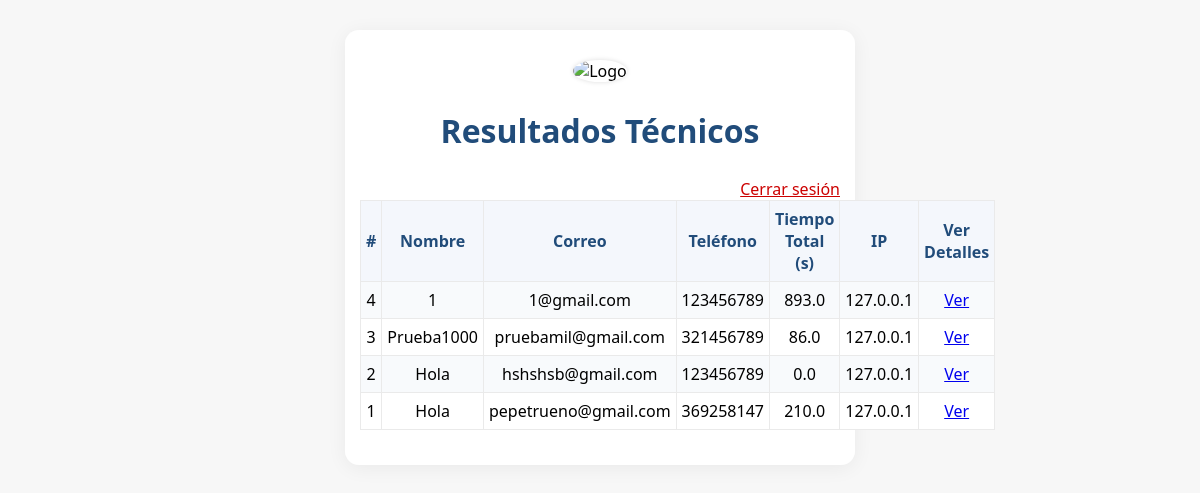
/admin (signed in), run on the app's committed database.
### tables this page shows
CREATE TABLE respuestas (
            id INTEGER PRIMARY KEY AUTOINCREMENT,
            nombre TEXT,
            correo TEXT,
            telefono TEXT,
            preguntas TEXT,
            respuestas TEXT,
            tiempos TEXT,
            tiempo_total REAL,
            ip TEXT
        );

### app.py (the view)
@app.route("/admin")
@admin_required
def admin_panel():
    conn = sqlite3.connect(DB_FILE)
    c = conn.cursor()
    c.execute("SELECT id, nombre, correo, telefono, tiempo_total, ip FROM respuestas ORDER BY id DESC")
    rows = c.fetchall()
    conn.close()
    return render_template("resultados.html", resultados=rows)

### app.py (called while the page is built)
def admin_required(f):
    from functools import wraps
    @wraps(f)
    def decorated(*args, **kwargs):
        if not session.get("admin_logged_in"):
            return redirect(url_for("admin_login"))
        return f(*args, **kwargs)
    return decorated

### templates/resultados.html (shortened to what this page needs)
<!DOCTYPE html>
<html lang="es">
<head>
    <link rel="stylesheet" href="{{ url_for('static', filename='style.css') }}">
</head>
<body>
    <div class="container">
        <div class="logo-box">
            <img src="{{ url_for('static', filename='logo.png') }}" alt="Logo">
        </div>
        <h2>Resultados Técnicos</h2>
        <a href="{{ url_for('admin_logout') }}" style="float:right; color:#c00;">Cerrar sesión</a>
        <table>
            <tr>
                <th>#</th>
                <th>Nombre</th>
                <th>Correo</th>
                <th>Teléfono</th>
                <th>Tiempo Total (s)</th>
                <th>IP</th>
                <th>Ver Detalles</th>
            </tr>
            {% for r in resultados %}
            <tr>
                <td>{{ r[0] }}</td>
                <td>{{ r[1] }}</td>
                <td>{{ r[2] }}</td>
                <td>{{ r[3] }}</td>
                <td>{{ r[4] }}</td>
                <td>{{ r[5] }}</td>
                <td><a href="{{ url_for('admin_detalle', res_id=r[0]) }}">Ver</a></td>
            </tr>
            {% endfor %}
        </table>
    </div>
</body>
</html>

### static/style.css (style rules this page uses)
body { font-family: 'Segoe UI', Arial, sans-serif; background: #f7f7f7; margin: 0; padding: 0; }
.container { max-width: 480px; margin: 30px auto; padding: 30px 15px 15px 15px; background: rgba(255,255,255,0.97); border-radius: 14px; box-shadow: 0 3px 20px rgba(0,0,0,0.06); }
.logo-box { text-align: center; margin-bottom: 22px; }
.logo-box img { width: 90px; border-radius: 50%; box-shadow: 0 0 5px #ddd; }
h1, h2 { text-align: center; color: #214C7A; font-size: 2rem; }
table { width: 100%; border-collapse: collapse; margin: 20px 0; background: #fff; }
th, td { padding: 7px 5px; border: 1px solid #eaeaea; text-align: center; }
th { background: #f4f7fc; color: #214C7A; }
tr:nth-child(even) { background: #f8fafc; }

### data on the page
respuestas: id "4", nombre "1", correo "1@gmail.com", telefono "123456789", tiempo_total "893.0", ip "127.0.0.1"
respuestas: id "3", nombre "Prueba1000", correo "pruebamil@gmail.com", telefono "321456789", tiempo_total "86.0", ip "127.0.0.1"
respuestas: id "2", nombre "Hola", correo "hshshsb@gmail.com", telefono "123456789", tiempo_total "0.0", ip "127.0.0.1"
respuestas: id "1", nombre "Hola", correo "pepetrueno@gmail.com", telefono "369258147", tiempo_total "210.0", ip "127.0.0.1"
